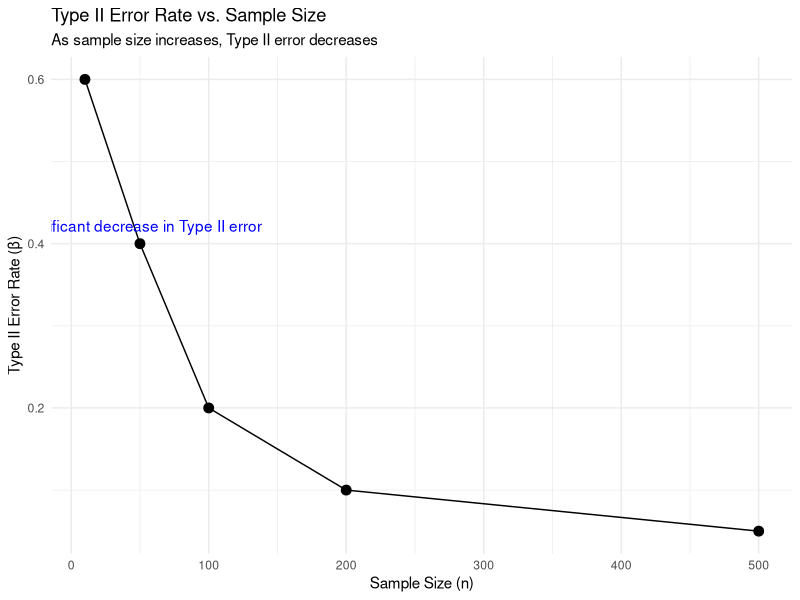

The R source for this figure:
library(ggplot2)

sample_size <- c(10, 50, 100, 200, 500)
type_ii_error <- c(0.6, 0.4, 0.2, 0.1, 0.05)
data <- data.frame(sample_size, type_ii_error)

ggplot(data, aes(x = sample_size, y = type_ii_error)) +
  geom_line(color = "black") +
  geom_point(size = 3) +
  labs(title = "Type II Error Rate vs. Sample Size",
       subtitle = "As sample size increases, Type II error decreases",
       x = "Sample Size (n)", y = "Type II Error Rate (β)") +
  annotate("text", x = 50, y = 0.4, label = "Significant decrease in Type II error", vjust = -1, color = "blue") +
  theme_minimal()
